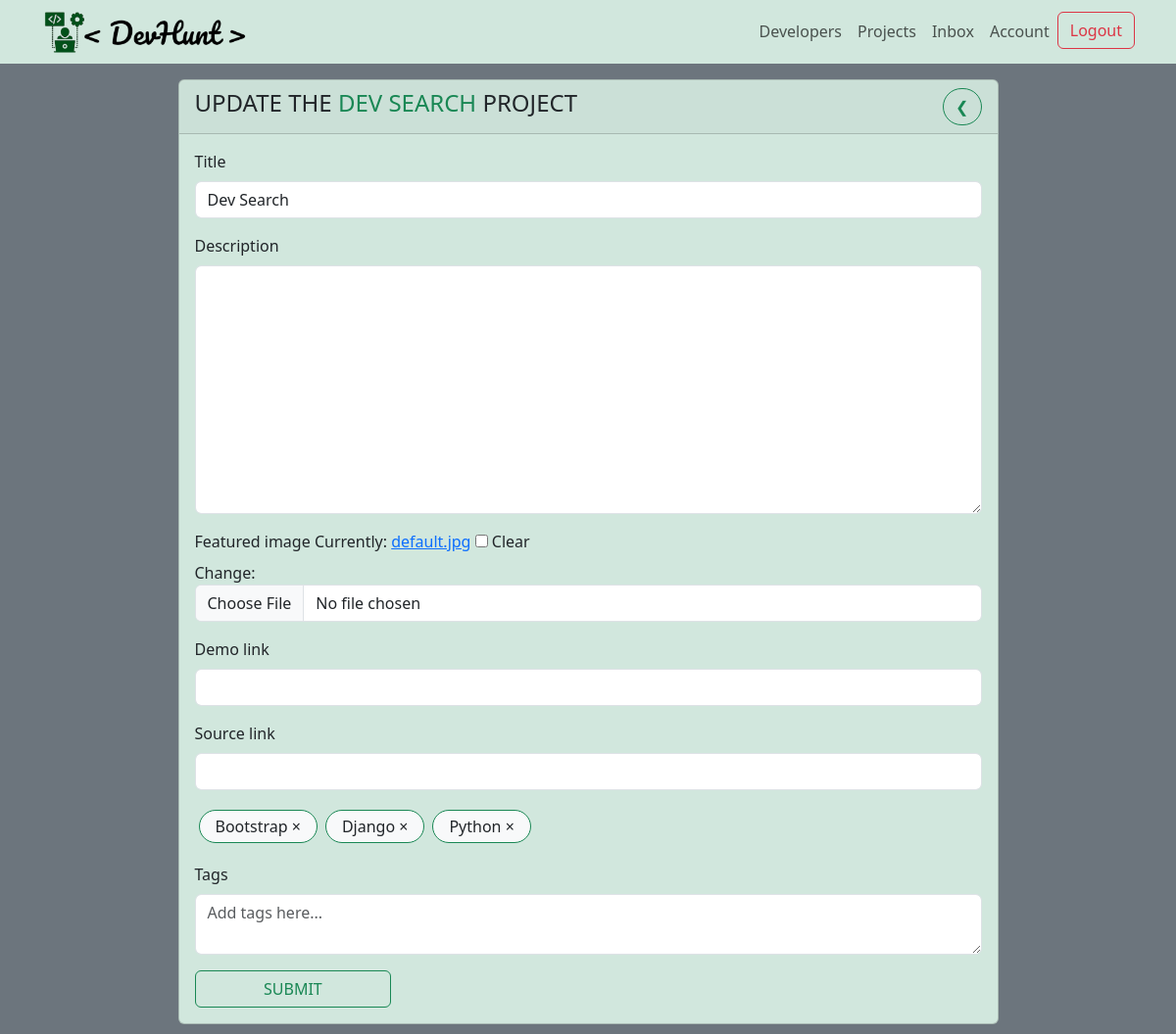
Page /projects/update-project/02fc8653-0c2c-4429-81fa-80e07d8104ae/ (signed in) on the committed database.
### projects/models.py (models this page shows, shortened)
class Project(models.Model):
    owner = models.ForeignKey(
        Profile, blank=True, null=True, on_delete=models.CASCADE)
    title = models.CharField(max_length=255)
    description = models.TextField(null=True, blank=True)
    featured_image = models.ImageField(
        null=True, blank=True, default='default.jpg')
    demo_link = models.CharField(max_length=200, null=True, blank=True)
    source_link = models.CharField(max_length=200, null=True, blank=True)
    tags = models.ManyToManyField('Tag', blank=True)
    vote_total = models.IntegerField(default=0, null=True, blank=True)
    vote_ratio = models.IntegerField(default=0, null=True, blank=True)
    created_at = models.DateTimeField(auto_now_add=True)
    id = models.UUIDField(default=uuid.uuid4, unique=True,
                          primary_key=True, editable=False)
    class Meta:
        ordering = ['-vote_total','-vote_ratio', 'title']

class Tag(models.Model):
    name = models.CharField(max_length=200)
    created_at = models.DateTimeField(auto_now_add=True)
    id = models.UUIDField(default=uuid.uuid4, unique=True,
                          primary_key=True, editable=False)

### projects/views.py (the view, shortened to what this page needs)
# urls.py: path("update-project/<str:pk>/", views.updateProject, name="update-project"),
@login_required(login_url='login')
def updateProject(request, pk):
    page = 'update-project'
    profile = request.user.profile
    project = profile.project_set.get(id=pk)
    form = ProjectForm(instance=project)
    context = {
        'form': form,
        'project': project,
        'page':page
    }
    return render(request, 'projects/project-form.html', context)

### projects/form.py
class ProjectForm(ModelForm):
    class Meta:
        model = Project
        fields = ['title', 'description', 'featured_image', 'demo_link', 'source_link']
    widgets = {
        'tags': forms.CheckboxSelectMultiple()
    }
    def __init__(self, *args, **kwargs):
        super(ProjectForm, self).__init__(*args, **kwargs)
        for name, field in self.fields.items():
            field.widget.attrs.update({'class': 'form-control'})

### projects/templates/projects/project-form.html (shortened to what this page needs)
{% extends 'main.html' %}
{% block content %}
<div class='bg-secondary'>
<div class='container d-flex justify-content-center py-3'>
    <div class="card w-75 bg-success-subtle">
        <div class="card-header">
            <div class='d-flex justify-content-between align-items-center'>
              {% if page == 'create-project' %}
              <h4 class='text-uppercase '>Add a new project</h4>
              <a class='btn btn-outline-success rounded-pill'  href="{% url 'account' %}"> &#10094 </a>
              {% elif page == 'update-project' %}
              <h4 class='text-uppercase '>Update the <span class="text-success">{{project.title}}</span> project</h4>
              <a class='btn btn-outline-success rounded-pill'  href="{% url 'account' %}"> &#10094 </a>
              {% endif %}
              </div>
          </div>
        <div class="card-body ">
            <form method="POST" enctype="multipart/form-data">
                {% for field in form %}
                <div class="mb-3 form-group">
                <label for="input" class="form-label">{{field.label}}</label>
                    {{field}}
                </div>
                {% endfor %}
                <div class="mb-3 form-group project-tag d-flex">
                    {% for tag in project.tags.all %}
                        <div class="border border-success rounded-pill py-1 px-3 m-1 bg-light" data-tag="{{tag.id}}" data-project="{{project.id}}">{{tag.name}} &#215</div>
                    {% endfor %}
                </div>
                <div class="mb-3 form-group">
                <label for="input" class="form-label">Tags</label>
                    <textarea class="form-control" name="newtags" placeholder="Add tags here..."></textarea>
                </div>
                <input class='btn btn-outline-success w-25' type="submit" value="SUBMIT">
            </form>
        </div>
      </div>
</div>
</div>
{% endblock content %}

### rows in the picture
Project: title "DEV SEARCH", form "Dev Search"
Tag: name "Bootstrap"
Tag: name "Django"
Tag: name "Python"

### other values in the picture
{{ field.label }} "Title" "Description" "Featured image" "Demo link" "Source link"
